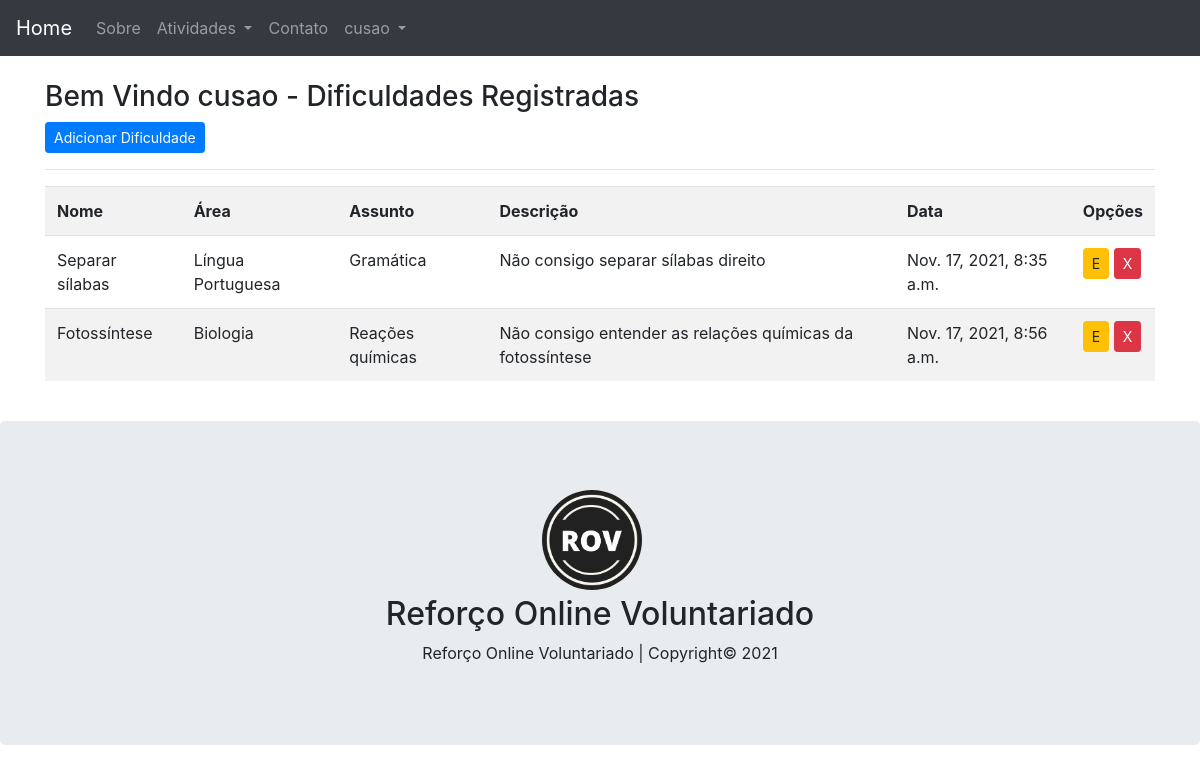
Page /listar/alunos (signed in) on the committed database.
### registration/models.py (models this page shows, shortened)
class Dificuldade(models.Model):
    nome = models.CharField(max_length=30, help_text='Digite um nome curto para sua dificuldade', verbose_name='Nome da dificuldade')
    area = models.CharField(max_length=20, choices=areas, help_text='Selecione uma área do conhecimento', verbose_name='Disciplina')
    assunto = models.CharField(max_length=200, help_text='Assunto(s) dentro da área do conhecimento. Ex: Equação do Segundo Grau, Equação do Primeiro Grau e Frações')
    descricao = models.TextField(max_length=250, help_text='Escreva livremente com detalhes quais suas dificuldades e como o voluntário pode te ajudar')
    data = models.DateTimeField(auto_now_add=True, blank=True)
    usuario = models.ForeignKey(User, on_delete=models.CASCADE)

### registration/views.py (the view)
# urls.py: path('listar/alunos', DificuldadeList.as_view(), name='listar-alunos'),
class DificuldadeList(GroupRequiredMixin, LoginRequiredMixin, ListView):
    login_url = reverse_lazy('entrar')
    group_required = u'Interessado'
    model = Dificuldade
    template_name = 'pages/alunos.html'
    def get_queryset(self):
        self.object_list = Dificuldade.objects.filter(usuario=self.request.user)
        return self.object_list
    def get_context_data(self, *args, **kwargs):
        context = super().get_context_data(*args, **kwargs)
        context['perfil'] = PerfilAluno.objects.filter(nome_completo=self.request.user)
        context['botao'] = 'Cadastrar'
        return context

### pages/templates/pages/alunos.html
{% extends 'pages/base.html' %}
{% load static %}
{% block content %}
<h3>Bem Vindo {{ user }} - Dificuldades Registradas</h3>
{% if user.perfilaluno.cpf is None %}
<p>Voce ainda não preencheu seus dados cadastrais. Voltar para a página de cadastro</p>
<a href="{% url 'atualizar-aluno' %}" class="btn btn-warning btn-sm">Finalizar Perfil</a>
{% else %}
<a href="{% url 'cadastrar-aluno' %}" class="btn btn-primary btn-sm">Adicionar Dificuldade</a>
<hr>
<div class="table-responsive">
    <table class="table table-striped">
        <tr>
            <th>Nome</th>
            <th>Área</th>
            <th>Assunto</th>
            <th>Descrição</th>
            <th>Data</th>
            <th>Opções</th>
        </tr>
        {% for aluno in object_list %}
        <tr>
            <td>{{ aluno.nome }}</td>
            <td>{{ aluno.area }}</td>
            <td>{{ aluno.assunto }}</td>
            <td>{{ aluno.descricao }}</td>
            <td>{{ aluno.data }}</td>
            <td>
                <a href="{% url 'editar-aluno' aluno.pk %}" class="btn btn-warning btn-sm" title="Editar">E</a>
                <a href="{% url 'excluir-aluno' aluno.pk %}" class="btn btn-danger btn-sm" title="Excluir">X</a>
            </td>
        </tr>
        {% empty %}
        <tr>
            <td colspan="3">Nenhuma dificuldade registrada</td>
        </tr>
        {% endfor %}
    </table>
</div>
    {% endif %}
    {% endblock %}

### pages/templates/pages/base.html (shortened to what this page needs)
{% load static %}
<!DOCTYPE html>
<html lang="pt-br">
<head>
    <link rel="stylesheet" href="https://maxcdn.bootstrapcdn.com/bootstrap/4.0.0/css/bootstrap.min.css">
    <link rel="stylesheet" href="{% static 'css/style.css' %}">
</head>
<body>
    <nav class="navbar navbar-expand-md bg-dark navbar-dark justify-content-center">
        <a class="navbar-brand" href="{% url 'home' %}">Home</a>
        <div class="collapse navbar-collapse" id="collapsibleNavbar">
          <ul class="navbar-nav">
            <li class="nav-item">
              <a class="nav-link" href="{% url 'about' %}">Sobre</a>
            </li>
            <li class="nav-item dropdown">
              <a class="nav-link dropdown-toggle" href="#" id="navbardrop" data-toggle="dropdown">
                Atividades
              </a>
            </li>
            <li class="nav-item">
              <a class="nav-link" href="{% url 'contact' %}">Contato</a>
            </li>
            {% if user.is_authenticated %}
            <li class="nav-item dropdown">
              <a class="nav-link dropdown-toggle" href="#" id="navbardrop" data-toggle="dropdown">
                {{ user }}
              </a>
            </li>
          </ul>
          {% endif %}
        </div>
      </nav>
      <div class="container mt-4">
      {% block content %}
      {% endblock %}
      </div>
        <div class="jumbotron footer text-center mt-4">
          <a class="navbar-brand" href="{% url 'home' %}">
            <img src="{% static 'img/logo.png' %}" class="rounded-circle" alt="Logo" style="width:100px;">
          </a>
            <h2>Reforço Online Voluntariado</h2>
          <p>Reforço Online Voluntariado | Copyright© 2021</p>
        </div>
</body>
</html>

### rows in the picture
Dificuldade: nome "Separar sílabas", area "Língua Portuguesa", assunto "Gramática", descricao "Não consigo separar sílabas direito", data "Nov. 17, 2021, 8:35 a.m."
Dificuldade: nome "Fotossíntese", area "Biologia", assunto "Reações químicas", descricao "Não consigo entender as relações químicas da fotossíntese", data "Nov. 17, 2021, 8:56 a.m."

### other values in the picture
{{ user }} "cusao"
